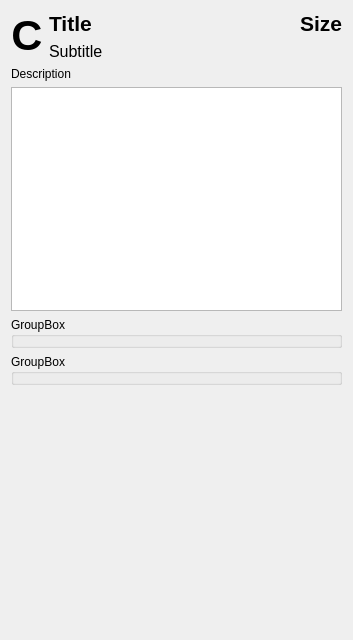
<?xml version="1.0" encoding="UTF-8"?>
<ui version="4.0">
 <class>InfoDisplay</class>
 <widget class="QWidget" name="InfoDisplay">
  <property name="geometry">
   <rect>
    <x>0</x>
    <y>0</y>
    <width>353</width>
    <height>640</height>
   </rect>
  </property>
  <property name="windowTitle">
   <string>Form</string>
  </property>
  <layout class="QVBoxLayout" name="verticalLayout_3">
   <item>
    <layout class="QHBoxLayout" name="horizontalLayout_2">
     <item alignment="Qt::AlignHCenter|Qt::AlignVCenter">
      <widget class="QLabel" name="typeIndicatorLabel">
       <property name="sizePolicy">
        <sizepolicy hsizetype="Preferred" vsizetype="Preferred">
         <horstretch>0</horstretch>
         <verstretch>0</verstretch>
        </sizepolicy>
       </property>
       <property name="minimumSize">
        <size>
         <width>25</width>
         <height>0</height>
        </size>
       </property>
       <property name="font">
        <font>
         <pointsize>32</pointsize>
         <bold>true</bold>
        </font>
       </property>
       <property name="text">
        <string>C</string>
       </property>
       <property name="alignment">
        <set>Qt::AlignCenter</set>
       </property>
      </widget>
     </item>
     <item>
      <layout class="QVBoxLayout" name="verticalLayout">
       <item>
        <layout class="QHBoxLayout" name="horizontalLayout">
         <item>
          <widget class="QLabel" name="titleLabel">
           <property name="font">
            <font>
             <pointsize>16</pointsize>
             <bold>true</bold>
            </font>
           </property>
           <property name="text">
            <string>Title</string>
           </property>
          </widget>
         </item>
         <item>
          <spacer name="horizontalSpacer">
           <property name="orientation">
            <enum>Qt::Horizontal</enum>
           </property>
           <property name="sizeHint" stdset="0">
            <size>
             <width>40</width>
             <height>20</height>
            </size>
           </property>
          </spacer>
         </item>
         <item>
          <widget class="QLabel" name="sizeLabel">
           <property name="font">
            <font>
             <pointsize>16</pointsize>
             <bold>true</bold>
            </font>
           </property>
           <property name="text">
            <string>Size</string>
           </property>
          </widget>
         </item>
        </layout>
       </item>
       <item>
        <widget class="QLabel" name="subtitleLabel">
         <property name="font">
          <font>
           <pointsize>12</pointsize>
           <bold>false</bold>
          </font>
         </property>
         <property name="text">
          <string>Subtitle</string>
         </property>
        </widget>
       </item>
      </layout>
     </item>
    </layout>
   </item>
   <item>
    <layout class="QVBoxLayout" name="verticalLayout_2">
     <item>
      <widget class="QLabel" name="label_4">
       <property name="text">
        <string>Description</string>
       </property>
      </widget>
     </item>
     <item>
      <widget class="QTextBrowser" name="descriptionTextBrowser"/>
     </item>
    </layout>
   </item>
   <item>
    <widget class="QGroupBox" name="groupBox">
     <property name="title">
      <string>GroupBox</string>
     </property>
    </widget>
   </item>
   <item>
    <widget class="QGroupBox" name="groupBox_2">
     <property name="title">
      <string>GroupBox</string>
     </property>
    </widget>
   </item>
   <item>
    <spacer name="verticalSpacer">
     <property name="orientation">
      <enum>Qt::Vertical</enum>
     </property>
     <property name="sizeHint" stdset="0">
      <size>
       <width>20</width>
       <height>40</height>
      </size>
     </property>
    </spacer>
   </item>
  </layout>
 </widget>
 <resources/>
 <connections/>
</ui>
